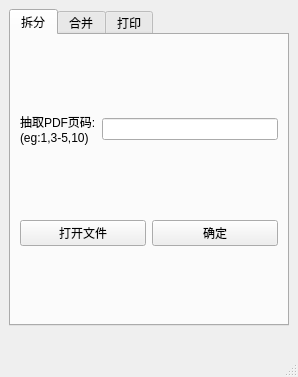
<?xml version="1.0" encoding="UTF-8"?>
<ui version="4.0">
 <class>MainWindow</class>
 <widget class="QMainWindow" name="MainWindow">
  <property name="geometry">
   <rect>
    <x>0</x>
    <y>0</y>
    <width>298</width>
    <height>377</height>
   </rect>
  </property>
  <property name="windowTitle">
   <string>PDF Tools</string>
  </property>
  <widget class="QWidget" name="centralwidget">
   <layout class="QGridLayout" name="gridLayout">
    <item row="0" column="0">
     <layout class="QVBoxLayout" name="verticalLayout">
      <property name="sizeConstraint">
       <enum>QLayout::SetDefaultConstraint</enum>
      </property>
     </layout>
    </item>
    <item row="1" column="0">
     <widget class="QTabWidget" name="tabWidget">
      <property name="currentIndex">
       <number>0</number>
      </property>
      <widget class="QWidget" name="tab">
       <attribute name="title">
        <string>拆分</string>
       </attribute>
       <layout class="QVBoxLayout" name="verticalLayout_2">
        <item>
         <layout class="QHBoxLayout" name="horizontalLayout">
          <item>
           <widget class="QLabel" name="label_2">
            <property name="text">
             <string>抽取PDF页码:
(eg:1,3-5,10)</string>
            </property>
           </widget>
          </item>
          <item>
           <widget class="QLineEdit" name="extract_lineEdit"/>
          </item>
         </layout>
        </item>
        <item>
         <layout class="QHBoxLayout" name="horizontalLayout_3">
          <item>
           <widget class="QPushButton" name="extract_file_open_button">
            <property name="text">
             <string>打开文件</string>
            </property>
           </widget>
          </item>
          <item>
           <widget class="QPushButton" name="extract_confirm_button">
            <property name="text">
             <string>确定</string>
            </property>
           </widget>
          </item>
         </layout>
        </item>
       </layout>
      </widget>
      <widget class="QWidget" name="tab_3">
       <attribute name="title">
        <string>合并</string>
       </attribute>
       <layout class="QVBoxLayout" name="verticalLayout_4">
        <item>
         <widget class="QListView" name="merge_listView"/>
        </item>
        <item>
         <layout class="QHBoxLayout" name="horizontalLayout_2">
          <item>
           <widget class="QPushButton" name="add_item_button">
            <property name="text">
             <string>添加</string>
            </property>
           </widget>
          </item>
          <item>
           <widget class="QPushButton" name="clean_button">
            <property name="text">
             <string>清空</string>
            </property>
           </widget>
          </item>
          <item>
           <widget class="QPushButton" name="merge_confirm_button">
            <property name="text">
             <string>合并</string>
            </property>
           </widget>
          </item>
         </layout>
        </item>
       </layout>
      </widget>
      <widget class="QWidget" name="tab_2">
       <attribute name="title">
        <string>打印</string>
       </attribute>
       <layout class="QVBoxLayout" name="verticalLayout_3">
        <item>
         <widget class="QPushButton" name="np_button">
          <property name="text">
           <string>普通打印</string>
          </property>
         </widget>
        </item>
        <item>
         <widget class="QPushButton" name="dsp_button">
          <property name="text">
           <string>双面打印</string>
          </property>
         </widget>
        </item>
       </layout>
      </widget>
     </widget>
    </item>
    <item row="3" column="0">
     <widget class="QLabel" name="extract_label">
      <property name="text">
       <string/>
      </property>
     </widget>
    </item>
   </layout>
  </widget>
  <widget class="QMenuBar" name="menubar">
   <property name="geometry">
    <rect>
     <x>0</x>
     <y>0</y>
     <width>298</width>
     <height>36</height>
    </rect>
   </property>
  </widget>
  <widget class="QStatusBar" name="statusbar"/>
 </widget>
 <tabstops>
  <tabstop>tabWidget</tabstop>
  <tabstop>extract_lineEdit</tabstop>
  <tabstop>extract_file_open_button</tabstop>
  <tabstop>extract_confirm_button</tabstop>
  <tabstop>merge_listView</tabstop>
  <tabstop>add_item_button</tabstop>
  <tabstop>clean_button</tabstop>
  <tabstop>merge_confirm_button</tabstop>
  <tabstop>np_button</tabstop>
  <tabstop>dsp_button</tabstop>
 </tabstops>
 <resources/>
 <connections/>
</ui>
